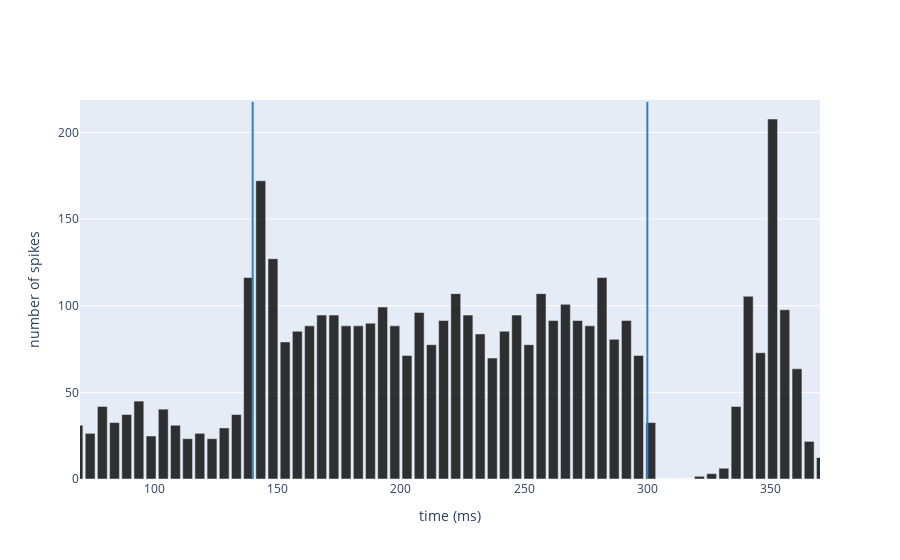

The notebook cell saved with this chart:
### Markdown cell above
<div align=justify>Plot the histogram of spikes. 
For all cell type you can observe an increased firing rate during the Conditioned Stimulus, whose amount depends on the balance between excitatory and inhibitory input received by that neural population. For neurons receiving also the Unconditioned Stimulus through Inferior Olive connections, you can observe pause and/or bursting responses, resulting from E-GLIF dynamics and network topology. For Molecular Layer Interneurons, the spillover-mediated connections from Inferior Olive cause a delayed increase of firing rate following the US.</div>

### Code cell
metrics(times, simulation_length, # neurons to plot same as CELL_TO_PLOT:
        nest_network.brain_regions['Right Interposed nucleus']['dcn_cell_glut_large'].neurons)

### Figure 1 — Plotly figure (JSON) as saved in the notebook; plotly's stock layout.template omitted (floating-point values rounded to 4 significant figures)
{"data": [{"marker": {"color": "rgba(0, 0, 0, .8)"}, "type": "bar", "width": 4, "x": [0, 4.941, 9.881, 14.82, 19.76, 24.7, 29.64, 34.59, 39.53, 44.47, 49.41, 54.35, 59.29, 64.23, 69.17, 74.11, 79.05, 83.99, 88.93, 93.87, 98.81, 103.8, 108.7, 113.6, 118.6, 123.5, 128.5, 133.4, 138.3, 143.3, 148.2, 153.2, 158.1, 163.0, 168.0, 172.9, 177.9, 182.8, 187.7, 192.7, 197.6, 202.6, 207.5, 212.5, 217.4, 222.3, 227.3, 232.2, 237.2, 242.1, 247.0, 252.0, 256.9, 261.9, 266.8, 271.7, 276.7, 281.6, 286.6, 291.5, 296.4, 301.4, 306.3, 311.3, 316.2, 321.1, 326.1, 331.0, 336.0, 340.9, 345.9, 350.8, 355.7, 360.7, 365.6, 370.6, 375.5, 380.4, 385.4, 390.3, 395.3], "y": [153.5, 48.06, 6.202, 0, 0, 0, 1.55, 6.202, 9.302, 17.05, 20.16, 40.31, 49.61, 41.86, 31.01, 26.36, 41.86, 32.56, 37.21, 44.96, 24.81, 40.31, 31.01, 23.26, 26.36, 23.26, 29.46, 37.21, 116.3, 172.1, 127.1, 79.07, 85.27, 88.37, 94.57, 94.57, 88.37, 88.37, 89.92, 99.22, 88.37, 71.32, 96.12, 77.52, 91.47, 107.0, 94.57, 83.72, 69.77, 85.27, 94.57, 77.52, 107.0, 91.47, 100.8, 91.47, 88.37, 116.3, 80.62, 91.47, 71.32, 32.56, 0, 0, 0, 1.55, 3.101, 6.202, 41.86, 105.4, 72.87, 207.8, 97.67, 63.57, 21.71, 12.4, 13.95, 23.26, 0, 0, 0]}], "layout": {"scene": {"aspectmode": "data"}, "shapes": [{"line": {"color": "rgb(55, 128, 191)", "width": 2}, "type": "line", "x0": 140, "x1": 140, "y0": 0, "y1": 217.8}, {"line": {"color": "rgb(55, 128, 191)", "width": 2}, "type": "line", "x0": 300, "x1": 300, "y0": 0, "y1": 217.8}], "xaxis": {"range": [70, 370], "title": {"text": "time (ms)"}}, "yaxis": {"title": {"text": "number of spikes"}}}}
